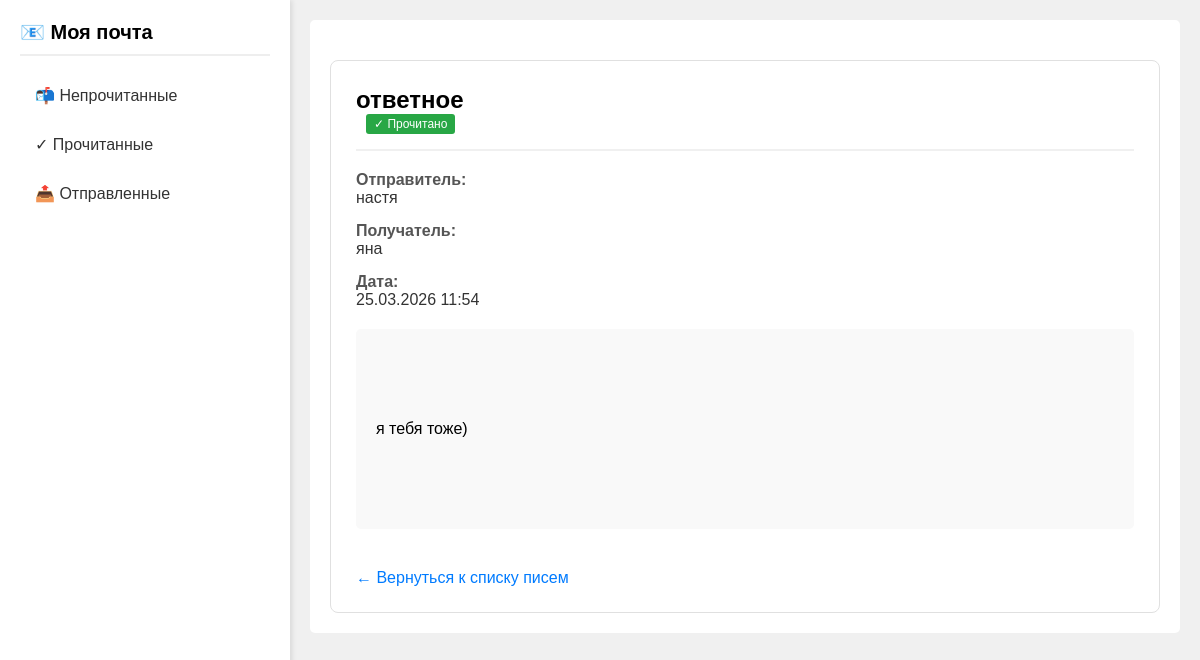
Page /email/5/ on the committed database.
### mail/models.py (models this page shows, shortened)
class Email(models.Model):
    FOLDER_CHOICES = [
        ('inbox', 'Входящие'),
        ('sent', 'Отправленные'),
        ('read', 'Прочитанные'),
        ('unread', 'Непрочитанные'),
        ('archive', 'Архив'),
        ('trash', 'Корзина'),
    ]
    sender = models.CharField('Отправитель', max_length=100)
    recipient = models.CharField('Получатель', max_length=100)
    subject = models.CharField('Тема', max_length=200)
    body = models.TextField('Текст письма')
    created_at = models.DateTimeField('Дата создания', auto_now_add=True)
    is_read = models.BooleanField('Прочитано', default=False)
    folder = models.CharField('Папка', max_length=20, default='inbox', choices=FOLDER_CHOICES)

### mail/views.py (the view)
# urls.py: path('email/<int:email_id>/', views.view_email, name='view_email'),
def view_email(request, email_id):
    email = get_object_or_404(Email, id=email_id)
    if not email.is_read:
        email.is_read = True
        email.folder = 'read'
        email.save()
        messages.success(request, 'Письмо отмечено как прочитанное')
    return render(request, 'mail/view_email.html', {'email': email})

### templates/mail/view_email.html (shortened to what this page needs)
{% extends 'mail/base.html' %}
{% block content %}
    <div class="email-detail">
        <div class="email-header">
            <h2 style="margin: 0;">{{ email.subject }}</h2>
            {% if email.is_read %}
                <span class="read-badge">✓ Прочитано</span>
            {% else %}
                <span class="read-badge unread-badge">● Новое</span>
            {% endif %}
        </div>
        <div class="email-info">
            <div class="email-label">Отправитель:</div>
            <div class="email-value">{{ email.sender }}</div>
        </div>
        <div class="email-info">
            <div class="email-label">Получатель:</div>
            <div class="email-value">{{ email.recipient }}</div>
        </div>
        <div class="email-info">
            <div class="email-label">Дата:</div>
            <div class="email-value">{{ email.created_at|date:"d.m.Y H:i" }}</div>
        </div>
        <div class="email-body">
            {{ email.body|linebreaks }}
        </div>
        <a href="{% url 'mail:inbox' %}" class="back-link">← Вернуться к списку писем</a>
    </div>
{% endblock %}

### templates/mail/base.html (style rules this page uses)
body { font-family: Arial, sans-serif; margin: 0; padding: 0; background: #f0f0f0; }

### templates/mail/view_email.html (style rules this page uses)
.email-detail { background: white; border: 1px solid #e0e0e0; border-radius: 8px; padding: 25px; margin-top: 20px; }
.email-header { border-bottom: 2px solid #f0f0f0; padding-bottom: 15px; margin-bottom: 20px; }
.email-info { margin-bottom: 15px; }
.email-label { font-weight: bold; color: #555; width: 100px; display: inline-block; }
.email-value { color: #333; }
.email-body { background: #f9f9f9; padding: 20px; border-radius: 5px; margin: 20px 0; line-height: 1.6; white-space: pre-wrap; }
.back-link { display: inline-block; margin-top: 20px; color: #007bff; text-decoration: none; }
.read-badge { display: inline-block; background: #28a745; color: white; padding: 3px 8px; border-radius: 3px; font-size: 12px; margin-left: 10px; }

### rows in the picture
Email: subject "ответное", sender "настя", recipient "яна", created_at "25.03.2026 11:54", body "я тебя тоже)"
